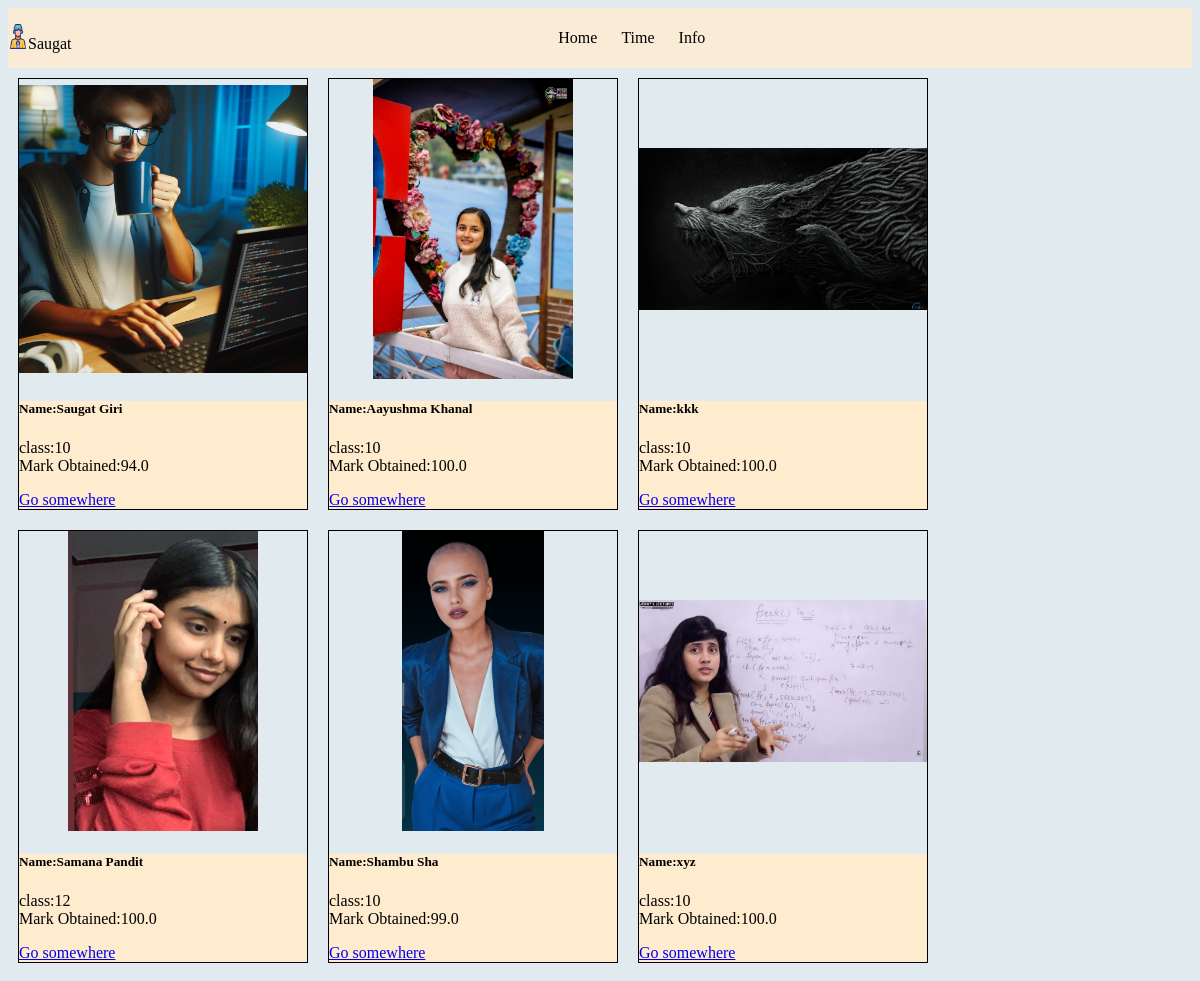
/flex/, run on the app's committed database.
### FirstApp/models.py (models this page shows)
class PhotoFromExternal(models.Model):
    image = models.ImageField(null=True,upload_to='images/')

class StudentInfo(models.Model):
    id_no = models.IntegerField()
    name = models.CharField(max_length=30)
    clss_no = models.IntegerField()
    Mark = models.FloatField()
    image = models.ImageField(null=True,upload_to='images/')

### FirstApp/views.py (the view)
# urls.py: path('flex/',views.Student,name='flex'),
def Student(request):
    info = StudentInfo.objects.all()
    logo = PhotoFromExternal.objects.all()
    dict = {'info':info,'logo':logo}
    return render(request,'flexcard.html',context=dict)

### FirstApp/templates/flexcard.html (shortened to what this page needs)
<!DOCTYPE html>
{% load static %}
<html lang="en">
<head>
    <link rel="stylesheet" href="{% static 'css/flexcard.css' %}">
</head>
<body>
  {% if logo %}
  {% for i in logo%}
  <header class="header-top">
    <div class="logo">
    <img src="{{ i.image.url }}" alt="image" height="25px" width="20px" >Saugat
  </div>
  <div class="url_name">
  <ol>
    <li id="list"><a href="{% url 'home' %}">Home</a></li>
      <li id="list"><a href="{% url 'time' %}">Time</a></li>
      <li id="list"><a href="{% url 'second' %}">Info</a></li>
    </ol>
  </div>
  </header>
  {% endfor %}
  {% endif %}
  {% if info %}
  <div class="container">
      {% for li in info %}
      <div class="card" style="width: 18rem; border:1px black solid; margin: 10px;">
        <div class="card_photo">
          <img src="{{ li.image.url }}" class="card-img-top" alt="..." height="200px" width="300px">
        </div>
        <div class="card-body">
          <h5 class="card-title">Name:{{li.name}}</h5>
          <p class="card-text">class:{{li.clss_no}}<br>
          Mark Obtained:{{li.Mark}}</p>
          <a href="#" class="btn btn-primary">Go somewhere</a>
        </div>
      </div>
    {% endfor %}
  {% else %}
      <p>Database not found!</p>
  {% endif %}
</div>
</body>
</html>

### FirstApp/static/css/flexcard.css (style rules this page uses)
.card_photo { width: 100%; height: 300px; overflow: hidden; }
.card_photo img { width: 100%; height: 100%; object-fit: contain; }
.container { display: flex; flex-wrap: wrap; justify-content:flex-start; }
.header-top { height: 60px; background-color: antiquewhite; display: flex; justify-content: space-between; align-items: center; }
.header-top ol { display: inline-block; padding: 0; margin: 0; }
.header-top li { display: inline-block; list-style-type:none; }
.header-top li a { text-decoration: none; color: black; padding: 10px; }
.card-body { background-color:blanchedalmond; }
body { background-color: rgba(219, 230, 235, 0.822); }

### data on the page
PhotoFromExternal: image (picture)
StudentInfo: image (picture), name "Saugat Giri", clss_no "10", Mark "94.0"
StudentInfo: image (picture), name "Aayushma Khanal", clss_no "10", Mark "100.0"
StudentInfo: image (picture), name "kkk", clss_no "10", Mark "100.0"
StudentInfo: image (picture), name "Samana Pandit", clss_no "12", Mark "100.0"
StudentInfo: image (picture), name "Shambu Sha", clss_no "10", Mark "99.0"
StudentInfo: image (picture), name "xyz", clss_no "10", Mark "100.0"
